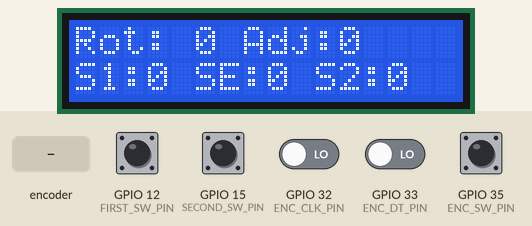
Simulated run of this sketch. Board: ESP32. Shown: 16×2 character LCD. The test bench sets the inputs (shaded band); at power-on: GPIO 12 (FIRST_SW_PIN), GPIO 15 (SECOND_SW_PIN), GPIO 35 (ENC_SW_PIN) HIGH, GPIO 32 (ENC_CLK_PIN), GPIO 33 (ENC_DT_PIN) LOW. What the sketch prints to the serial monitor is not drawn.

Above: at 3.7 s.
3.8 s: rotary encoder on GPIO 32 (ENC_CLK_PIN) / GPIO 33 (ENC_DT_PIN) turned 3 steps (first pin leading)
At 4.6 s:
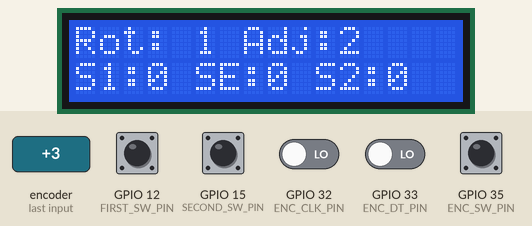
5.9 s: GPIO 12 (FIRST_SW_PIN) pulled LOW for 0.15 s
At 6.0 s:
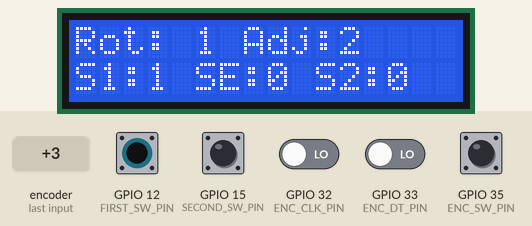
7.5 s: GPIO 15 (SECOND_SW_PIN) pulled LOW for 0.15 s
At 8.5 s:
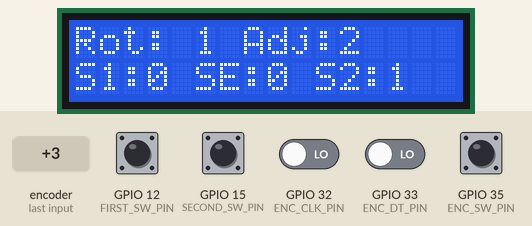
10.6 s: GPIO 35 (ENC_SW_PIN) pulled LOW for 0.15 s
At 11.8 s:
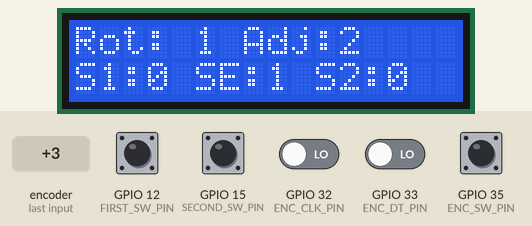
13.6 s: rotary encoder on GPIO 32 (ENC_CLK_PIN) / GPIO 33 (ENC_DT_PIN) turned 1 step (first pin leading)
At 14.7 s:
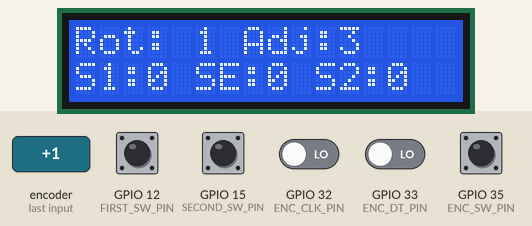
15.3 s: GPIO 12 (FIRST_SW_PIN) pulled LOW for 1 s
At 15.6 s:
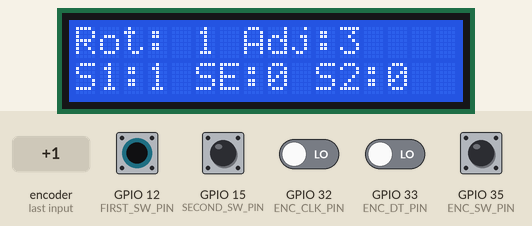
Timing chart, 0 to 18.3 s (numbered marks = the images above; inputs shaded):
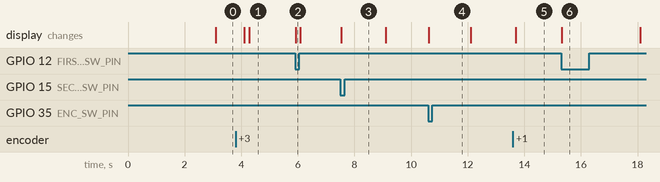

The sketch:

Esp32ArduinoRotaryEncoder.ino
```cpp
/* ESP32ArduinoRotaryEncoder

  An example code to show out Arduino / ESP32 interrupt usage
  Tested with ESP32 devkit V1, rotary encoder KY-040, and two push buttons that close circuit when pressed
  both encoder A and B pins must be connected to interrupt enabled pins on the ESP32, see here for more info:

  https://www.arduino.cc/reference/en/language/functions/external-interrupts/attachinterrupt/

  The code in https://github.com/mo-thunderz/RotaryEncoder by mo_thunderz was viewed.

  The code mentioned was modified and extended by Antti L S Ketola in 2026, to demonstrate using queues with interrupts.

  The code is Free, but would like to get mentioned if you find useful recycling this.

 */

#include <time.h>
#include <LiquidCrystal_I2C.h>
// I2C pins for the LCD
#define LCD_SDA_PIN 21
#define LCD_SCL_PIN 22
// Define rotary encoder and switch pins
#define ENC_CLK_PIN 32
#define ENC_DT_PIN 33
#define ENC_SW_PIN 35
#define FIRST_SW_PIN 12
#define SECOND_SW_PIN 15
#define EVENT_WAIT_DELAY portMAX_DELAY

// We'll have only max 8 switches, so bit masks
#define ENC_SWITCH_MASK 0x1
#define FIRST_SWITCH_MASK 0x2
#define SECOND_SWITCH_MASK 0x4
#define SWITCH4_MASK 0x8

// Timing constants
const uint16_t PAUSE_USEC = 25000;  // HW timer precision microseconds
const uint16_t FAST_INCREMENT = 5;
const uint16_t SWITCH_DEBOUNCE_US = 60000;  // microsec

// LCD constants
const unsigned char LCD_I2C_ADDR = 0x27;
const int LCD_SIZE_COLUMNS = 16;
const int LCD_SIZE_ROWS = 2;
// Get the LCD handle initialized
LiquidCrystal_I2C lcd(LCD_I2C_ADDR, LCD_SIZE_COLUMNS, LCD_SIZE_ROWS);

// Enum for different event types
typedef enum EventType_e {
  noEvent = 0x0,
  encChangeEvent = 0x1,  // HEX to emphasize that using bit masks
  switchEvent = 0x2,
  refreshTimerEvent = 0x4,
  debugEvent = 0x80
};

// The union is for getting easily different views to the data carried by event data-
typedef union EventData_u {
  int8_t encChange;
  uint8_t switches;
  int8_t debug;
};

// An event is composed of event type, evet data and a time stamp
typedef struct UserEvent_t {
  EventType_e eventType;
  EventData_u data;
  unsigned long timestamp;
};

// Just one message queue for all the events in this example
QueueHandle_t messageQueue;
#define EVENT_QUEUE_LENGTH 3

// We're using a hardware timer, as we need just one for the example
hw_timer_t *refreshTimer = NULL;

// Initialize current microsecond values for times to start with
unsigned long lastIncReadTime = esp_timer_get_time();
unsigned long lastDecReadTime = esp_timer_get_time();
unsigned long lastSwitchReadTime = esp_timer_get_time();

// The global variables that are adjusted in this example ;
// a single thread access through queued events protects the access
// volatile necessary, not letting the compiler optimize out the writes and reads
volatile int adjustable;
volatile int change;

void setup() {
  // Light up the LCD
  Wire.begin(LCD_SDA_PIN, LCD_SCL_PIN);  // SDA, SCL
  lcd.init();
  lcd.backlight();
  lcd.setCursor(0, 0);
  lcd.print("Hello Rotary");


  messageQueue = xQueueCreate(EVENT_QUEUE_LENGTH, sizeof(UserEvent_t));

  // Set encoder pins and attach interrupts
  pinMode(ENC_CLK_PIN, INPUT);
  pinMode(ENC_DT_PIN, INPUT);
  pinMode(ENC_SW_PIN, INPUT);
  pinMode(FIRST_SW_PIN, INPUT_PULLUP);
  pinMode(SECOND_SW_PIN, INPUT_PULLUP);
  attachInterrupt(digitalPinToInterrupt(ENC_CLK_PIN), read_encoder_ISR, CHANGE);
  attachInterrupt(digitalPinToInterrupt(ENC_DT_PIN), read_encoder_ISR, CHANGE);
  attachInterrupt(digitalPinToInterrupt(ENC_SW_PIN), read_switches_ISR, FALLING);
  attachInterrupt(digitalPinToInterrupt(FIRST_SW_PIN), read_switches_ISR, FALLING);
  attachInterrupt(digitalPinToInterrupt(SECOND_SW_PIN), read_switches_ISR, FALLING);

  refreshTimer = timerBegin(1000000);
  timerAlarm(refreshTimer, 3000000, false, 3000000);
  timerAttachInterrupt(refreshTimer, &send_timer_event_ISR);

  // Init the variables adjusted in this example
  adjustable = 0;
  change = 0;

  // Start the serial monitor to show output in serial
  Serial.begin(115200);
}

// Arduino default main task
void loop() {

  bool sw_enc = false;
  bool sw_1 = false;
  bool sw_2 = false;

  UserEvent_t event;
  event.eventType = noEvent;
  event.data.switches = 0;
  if (xQueueReceive(messageQueue, &event, (TickType_t)EVENT_WAIT_DELAY)) {
    Serial.printf("Event type: 0x%x \n", event.eventType);
    switch (event.eventType) {
      case encChangeEvent:  // encode change event
        change = event.data.encChange;
        adjustable += change;
        break;
      case switchEvent:  // switch press event
        if (event.data.switches & ENC_SWITCH_MASK) {
          sw_enc = true;
        }
        if (event.data.switches & FIRST_SWITCH_MASK) {
          sw_1 = true;
        }
        if (event.data.switches & SECOND_SWITCH_MASK) {
          sw_2 = true;
        }
        break;
      // end case switchEvent
      case refreshTimerEvent:  // HW timer triggered refresh timeout event
        Serial.println("Refresh Timer event");

        // Reset and restart timer
        timerWrite(refreshTimer, 0);
        timerAlarm(refreshTimer, 3000000, false, 3000000);
        break;
      case debugEvent:
        Serial.printf("debug:%02x:\n", (event.data.debug & 0x0f));
        break;
    }

    // Update LCD
    // Write upper row of the 16x2 display
    lcd.setCursor(0, 0);
    lcd.printf("Rot: %d Adj:%d ", change, adjustable);
    // Write lower row of the 16x2 display
    lcd.setCursor(0, 1);
    lcd.printf("S1:%d SE:%d S2:%d", sw_1, sw_enc, sw_2);
  }
}

void read_encoder_ISR() {
  // Encoder interrupt routine for both pins. Updates counter
  // if they are valid and have rotated a full indent
  // message to be sent
  static UserEvent_t isrEvent;
  // set event type in the message
  isrEvent.eventType = encChangeEvent;

  static uint8_t old_enc = 3;  // Lookup table index; n.b. static is initialized only once
/*
  Rotary Encorder code Based on Oleg Mazurov's code for rotary encoder interrupt service routines for AVR micros
  here using interrupts: https://chome.nerpa.tech/mcu/rotary-encoder-interrupt-service-routine-for-avr-micros/
  (inaccesible at the time of writing, also mo_thunderz referred to this method in his github code)

  They didn't document the method too well, I try to open it here, how I've understood it.
  Bending from iron wire as we say... ;-)

  When the rotary encoder is in rest, the pins are pulled up to 11 in rest.
  When rotated clockwise CLK bit is pulled down first then DT, 01.
  When rotated counterclockwise the DT bit is first pulled down, 10.
  Then both CLK and DT ins are pulled down next, 00.
  When the encoder returns to rest position, the pins float up, 11.

  Therefore:
    * 11, 01, 00, 11 * is the clockwise sequence => increment = 1
    * 11, 10, 00, 11 * is the counterclockwise sequence => increment = -1

  __Where do the UNDEFINED come from?__
  There are some transitions that might occurr because of contact
  oscillations etc. and cause undefined jumps, marked as UNDEFINED,
  yielding no change; 0.
  This is makes behavior with real switch-based hardware rotary encoder like KY-040.

  In one rotation, 0011 occurrs every time, but it must be included in one step.
  Reverse jump, 1100 would be an error, and should not be counted.
  01 and 10 (or 10 01) can't follow each other and can't be counted.
*/
#define STILL 0
#define UNDEFINED 0
#define CCW -1
#define CW 1
  static const int8_t enc_states[] = {
    /* index        prev|current value 2 bits each - if UNDEFINED transition, 0 change */
    STILL,      // 00 = 0b0000 => 0 // No change
    CCW,        // 01 = 0b0001 => -1 // 00 => 01
    CW,         // 02 = 0b0010 => 1   // 00 => 10
    UNDEFINED,  // 03 = 0b0011 => 0 // UNDEFINED transition
    CW,         // 04 = 0b0100 => 1    // 01 => 00
    STILL,      // 05 = 0b0101 => 0 // No change
    UNDEFINED,  // 06 = 0b0110 => 0 // UNDEFINED transition
    CCW,        // 07 = 0b0111 => -1 // 01 => 11
    CCW,        // 08 = 0b1000 => -1 // 10 => 00
    UNDEFINED,  // 09 = 0b1001 => 0 // UNDEFINED transition
    STILL,      // 10 = 0b1010 => 0  // No change
    CW,         // 11 = 0b1011 => 1 // 10 => 11
    UNDEFINED,  // 12 = 0b1100 => 0 // UNDEFINED transition
    CW,         // 13 = 0b1101 => 1 // 11 => 01
    CCW,        // 14 = 0b1110 => -1 // 11 => 10
    STILL       // 15 = 0b1111 => 0 // No change
  };            // Lookup table

  static int8_t encval = 0;  // Value representing change of encoder position

  old_enc <<= 2;  // Remember previous state

  if (digitalRead(ENC_CLK_PIN)) old_enc |= 0x02;  // Add current state of pin A
  if (digitalRead(ENC_DT_PIN)) old_enc |= 0x01;   // Add current state of pin B

  encval += enc_states[(old_enc & 0x0f)];  // keeps array index <= 0xF (15)
  //debug_ISR(&isrEvent, old_enc);

  // Update counter if encoder has rotated a full indent, that is at least 4 steps
  if (encval > 3) {  // Four steps forward
    int changevalue = 1;
    if ((esp_timer_get_time() - lastIncReadTime) < PAUSE_USEC) {
      changevalue = FAST_INCREMENT * changevalue;
    }
    lastIncReadTime = esp_timer_get_time();
    // counter = counter + changevalue;              // Update counter
    encval = 0;
    // set event type in the message
    isrEvent.eventType = encChangeEvent;
    isrEvent.data.encChange = changevalue;
    xQueueSendFromISR(messageQueue, &isrEvent, NULL);
  } else if (encval < -3) {  // Four steps backward
    int changevalue = -1;
    if ((esp_timer_get_time() - lastDecReadTime) < PAUSE_USEC) {
      changevalue = FAST_INCREMENT * changevalue;
    }
    lastDecReadTime = esp_timer_get_time();
    //counter = counter + changevalue;              // Update counter
    encval = 0;
    // set event type in the message
    isrEvent.eventType = encChangeEvent;
    isrEvent.data.encChange = changevalue;
    xQueueSendFromISR(messageQueue, &isrEvent, NULL);
  }
}

/*
  Interrupt routine: read_switches()
*/
void read_switches_ISR() {
  if ((esp_timer_get_time() - lastSwitchReadTime) < SWITCH_DEBOUNCE_US) {
    return;
  }
  lastSwitchReadTime = esp_timer_get_time();

  static UserEvent_t isrEvent;
  isrEvent.eventType = noEvent;
  isrEvent.data.switches = 0;
  static uint8_t switches_status = 0;
  static uint8_t s1 = 1;
  s1 = digitalRead(ENC_SW_PIN);  // == LOW) * ENC_SWITCH_MASK;
  static uint8_t s2 = 1;
  s2 = digitalRead(FIRST_SW_PIN);  //== LOW)1 * FIRST_SWITCH_MASK; //
  static uint8_t s3 = 1;
  s3 = digitalRead(SECOND_SW_PIN);  //== LOW) * SECOND_SWITCH_MASK;

  switches_status = !s1 * ENC_SWITCH_MASK | !s2 * FIRST_SWITCH_MASK | !s3 * SECOND_SWITCH_MASK;
  if (switches_status) {
    isrEvent.eventType = switchEvent;
    isrEvent.data.switches = switches_status;
    xQueueSendFromISR(messageQueue, &isrEvent, NULL);
  }
}

/*
  Interrupt routine: send_timer_event_ISR()
*/
void ARDUINO_ISR_ATTR send_timer_event_ISR() {
  static UserEvent_t isrEvent;
  isrEvent.eventType = refreshTimerEvent;
  isrEvent.data.switches = 0;
  xQueueSendFromISR(messageQueue, &isrEvent, NULL);
}

// A way to send a debug message
inline void debug_ISR(UserEvent_t *eventPtr, int value) {
  EventType_e tmpEvent = eventPtr->eventType;
  eventPtr->eventType = debugEvent;
  eventPtr->data.debug = value;
  xQueueSendFromISR(messageQueue, eventPtr, NULL);
  eventPtr->eventType = tmpEvent;
}
```

Measured:
- after the input at 3.8 s, the display: first changes after 0.30 s (image 1 shows a later state)
- after the input at 5.9 s, the display: changes at once (image 2)
- after the input at 7.5 s, the display: changes at once (image 3)
- after the input at 10.6 s, the display: changes at once (image 4)
- after the input at 13.6 s, the display: changes after 0.10 s (image 5)
- after the input at 15.3 s, the display: changes at once (image 6)
